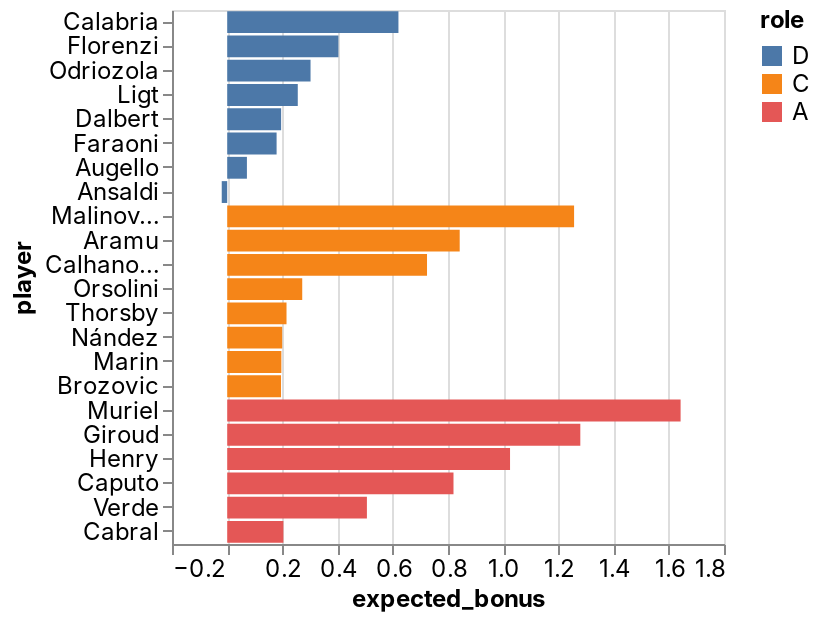

The cell this chart's notebook holds for it:
### Code cell
_deepnote_run_altair(team, """{"$schema":"https://vega.github.io/schema/vega-lite/v4.json","mark":{"type":"bar","tooltip":{"content":"data"}},"height":220,"autosize":{"type":"fit"},"data":{"name":"placeholder"},"encoding":{"x":{"field":"expected_bonus","type":"quantitative","sort":null,"scale":{"type":"linear","zero":false}},"y":{"field":"player","type":"nominal","sort":null,"scale":{"type":"linear","zero":true}},"color":{"field":"role","type":"nominal","sort":null,"scale":{"type":"linear","zero":false}}}}""")

### Figure 1 — Vega-Lite specification as saved in the notebook (floating-point values rounded to 4 significant figures)
{"config": {"view": {"continuousWidth": 400, "continuousHeight": 300}, "area": {"fill": "#51C0E9"}, "axis": {"labelFont": "Inter, sans-serif", "labelFontSize": 12, "labelFontWeight": "normal", "labelLimit": 60, "labelOverlap": "greedy", "titleFont": "Inter, sans-serif", "titleFontSize": 12, "titleFontWeight": "bold"}, "background": "#ffffff", "legend": {"labelFont": "Inter, sans-serif", "labelFontSize": 12, "titleFont": "Inter, sans-serif", "titleFontSize": 12, "titleFontWeight": "bold"}, "line": {"stroke": "#51C0E9", "strokeWidth": 2}, "rect": {"fill": "#51C0E9"}, "title": {"anchor": "start", "color": "#000000", "font": "Inter, sans-serif", "fontSize": 22, "fontWeight": "normal"}}, "data": {"name": "data-e97f9decf95ff6d93bd5053bf19a0424"}, "mark": {"type": "bar", "tooltip": {"content": "data"}}, "autosize": {"type": "fit"}, "encoding": {"color": {"type": "nominal", "field": "role", "scale": {"type": "linear", "zero": false}, "sort": null}, "x": {"type": "quantitative", "field": "expected_bonus", "scale": {"type": "linear", "zero": false}, "sort": null}, "y": {"type": "nominal", "field": "player", "scale": {"type": "linear", "zero": true}, "sort": null}}, "height": 300, "width": "container", "$schema": "https://vega.github.io/schema/vega-lite/v4.json", "datasets": {"data-e97f9decf95ff6d93bd5053bf19a0424": [{"fanta_team": "AC Picchia", "role": "D", "player": "Calabria", "team": "AC Milan", "opponent": "Empoli", "date": "2022-03-12T00:00:00", "expected_bonus": 0.6204}, {"fanta_team": "AC Picchia", "role": "D", "player": "Florenzi", "team": "AC Milan", "opponent": "Empoli", "date": "2022-03-12T00:00:00", "expected_bonus": 0.403}, {"fanta_team": "AC Picchia", "role": "D", "player": "Odriozola", "team": "Fiorentina", "opponent": "Bologna", "date": "2022-03-13T00:00:00", "expected_bonus": 0.302}, {"fanta_team": "AC Picchia", "role": "D", "player": "Ligt", "team": "Juventus", "opponent": "Sampdoria", "date": "2022-03-12T00:00:00", "expected_bonus": 0.2557}, {"fanta_team": "AC Picchia", "role": "D", "player": "Dalbert", "team": "Cagliari", "opponent": "Spezia", "date": "2022-03-12T00:00:00", "expected_bonus": 0.1954}, {"fanta_team": "AC Picchia", "role": "D", "player": "Faraoni", "team": "Verona", "opponent": "Napoli", "date": "2022-03-13T00:00:00", "expected_bonus": 0.179}, {"fanta_team": "AC Picchia", "role": "D", "player": "Augello", "team": "Sampdoria", "opponent": "Juventus", "date": "2022-03-12T00:00:00", "expected_bonus": 0.07144}, {"fanta_team": "AC Picchia", "role": "D", "player": "Ansaldi", "team": "Torino", "opponent": "Inter", "date": "2022-03-13T00:00:00", "expected_bonus": -0.01978}, {"fanta_team": "AC Picchia", "role": "C", "player": "Malinovskiy", "team": "Atalanta", "opponent": "Genoa", "date": "2022-03-13T00:00:00", "expected_bonus": 1.257}, {"fanta_team": "AC Picchia", "role": "C", "player": "Aramu", "team": "Venezia", "opponent": "Lazio", "date": "2022-03-14T00:00:00", "expected_bonus": 0.8424}, {"fanta_team": "AC Picchia", "role": "C", "player": "Calhanoglu", "team": "Inter", "opponent": "Torino", "date": "2022-03-13T00:00:00", "expected_bonus": 0.724}, {"fanta_team": "AC Picchia", "role": "C", "player": "Orsolini", "team": "Bologna", "opponent": "Fiorentina", "date": "2022-03-13T00:00:00", "expected_bonus": 0.2719}, {"fanta_team": "AC Picchia", "role": "C", "player": "Thorsby", "team": "Sampdoria", "opponent": "Juventus", "date": "2022-03-12T00:00:00", "expected_bonus": 0.2149}, {"fanta_team": "AC Picchia", "role": "C", "player": "Nández", "team": "Cagliari", "opponent": "Spezia", "date": "2022-03-12T00:00:00", "expected_bonus": 0.1993}, {"fanta_team": "AC Picchia", "role": "C", "player": "Marin", "team": "Cagliari", "opponent": "Spezia", "date": "2022-03-12T00:00:00", "expected_bonus": 0.1962}, {"fanta_team": "AC Picchia", "role": "C", "player": "Brozovic", "team": "Inter", "opponent": "Torino", "date": "2022-03-13T00:00:00", "expected_bonus": 0.195}, {"fanta_team": "AC Picchia", "role": "A", "player": "Muriel", "team": "Atalanta", "opponent": "Genoa", "date": "2022-03-13T00:00:00", "expected_bonus": 1.643}, {"fanta_team": "AC Picchia", "role": "A", "player": "Giroud", "team": "AC Milan", "opponent": "Empoli", "date": "2022-03-12T00:00:00", "expected_bonus": 1.279}, {"fanta_team": "AC Picchia", "role": "A", "player": "Henry", "team": "Venezia", "opponent": "Lazio", "date": "2022-03-14T00:00:00", "expected_bonus": 1.025}, {"fanta_team": "AC Picchia", "role": "A", "player": "Caputo", "team": "Sampdoria", "opponent": "Juventus", "date": "2022-03-12T00:00:00", "expected_bonus": 0.8199}, {"fanta_team": "AC Picchia", "role": "A", "player": "Verde", "team": "Spezia", "opponent": "Cagliari", "date": "2022-03-12T00:00:00", "expected_bonus": 0.5062}, {"fanta_team": "AC Picchia", "role": "A", "player": "Cabral", "team": "Fiorentina", "opponent": "Bologna", "date": "2022-03-13T00:00:00", "expected_bonus": 0.2036}]}}
